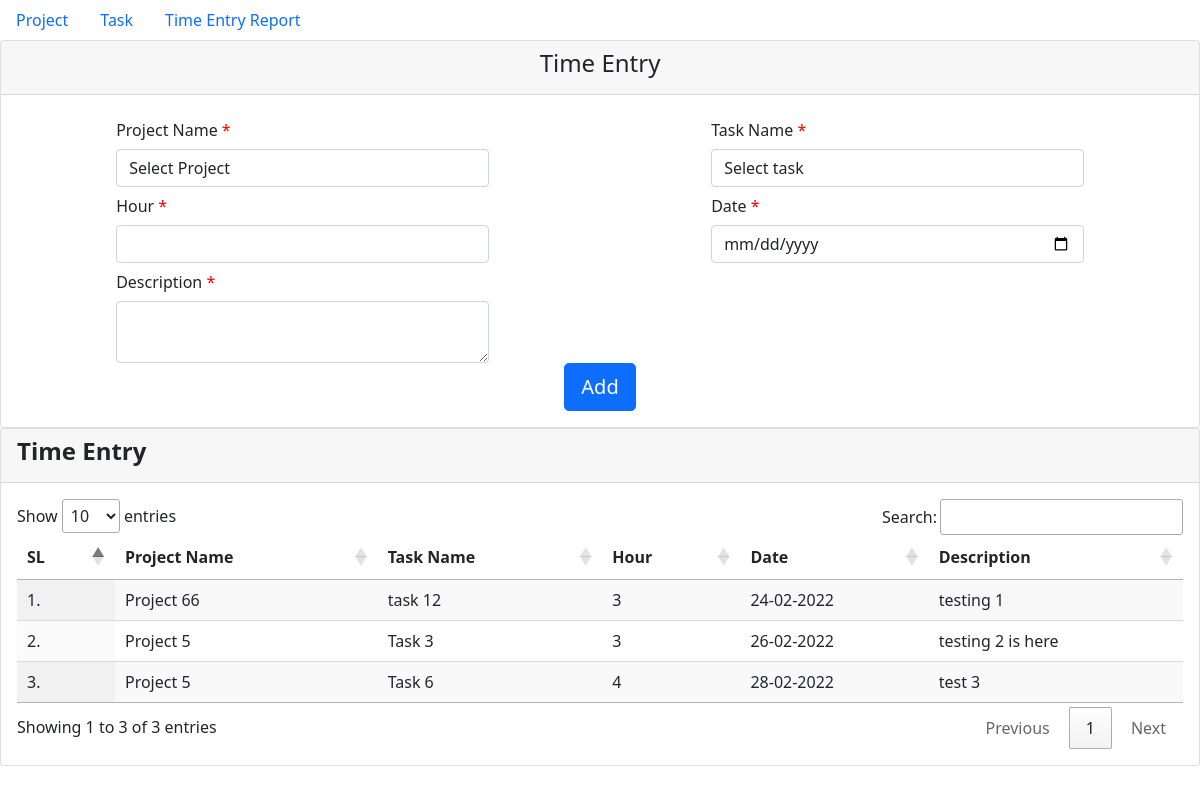
The page / on the database its author committed.
### tables this page shows
CREATE TABLE `time_entry` (
  `id` int(11) NOT NULL,
  `project_id` int(11) NOT NULL,
  `task_id` int(11) NOT NULL,
  `time_hour` int(11) NOT NULL,
  `time_date` date NOT NULL,
  `description` varchar(100) NOT NULL
);

CREATE TABLE `project` (
  `id` int(11) NOT NULL,
  `name` varchar(100) NOT NULL,
  `status` tinyint(1) NOT NULL
);

CREATE TABLE `task` (
  `id` int(11) NOT NULL,
  `taskname` varchar(100) NOT NULL,
  `status` int(11) NOT NULL,
  `project_id` int(11) NOT NULL
);

### application/controllers/Welcome.php (called while the page is built, shortened)
<?php
class Welcome extends CI_Controller
{
	function __construct()
	{
		$this->load->database();
		$this->load->model('M_project');
	}
	public function index()
	{
		$data['project'] = $this->M_project->get_project();
		$data['timeentry'] = $this->M_project->get_timeentry();
		$this->load->view('Timeentry', $data);
	}
}

### index.php (called while the page is built, shortened)
<?php
require_once BASEPATH.'core/CodeIgniter.php';

### application/models/M_project.php (called while the page is built, shortened)
<?php
class M_project extends CI_Model
{
    function get_project()
    {
        $this->db->select('id,name');
        $this->db->from('project');
        $this->db->where('status', true);
        $this->db->order_by('name');
        $query = $this->db->get();
        return $query->result_array();
    }
    function get_timeentry()
    {
        $this->db->select('te.time_hour,te.time_date,t.taskname as task,p.name as project,te.description');
        $this->db->from('time_entry as te');
        $this->db->join('task as t', 't.id= te.task_id');
        $this->db->join('project as p', 'p.id= te.project_id');
        $this->db->order_by('te.id');
        $query = $this->db->get();
        if ($query->num_rows() > 0)
            return $query->result();
    }
}

### application/views/Timeentry.php (the view, shortened to what this page needs)
<!DOCTYPE html>
<html lang="en">
<head>
<link href="https://cdn.jsdelivr.net/npm/bootstrap@5.1.3/dist/css/bootstrap.min.css" rel="stylesheet">
<link href="https://cdn.datatables.net/1.11.4/css/jquery.dataTables.min.css" rel="stylesheet">
</head>
<body>
<div class="col-12">
<div class="section-header">
    <nav class="navbar-expand-lg navbar-light">
        <div class="collapse navbar-collapse" id="navbarTogglerDemo01">
            <div class="nav nav-pills">
                <ul class="nav nav-pills">
                    <li class="nav-item">
                        <a class="nav-link" href="<?php echo base_url() . 'index.php/welcome/get_project' ?>">Project</a>
                    </li>
                </ul>
            </div>
            <div class="nav nav-pills">
                <ul class="nav nav-pills">
                    <li class="nav-item">
                        <a class="nav-link" href="<?php echo base_url() . 'index.php/welcome/view_task'  ?>">Task</a>
                    </li>
                </ul>
            </div>
            <div class="nav nav-pills">
                <ul class="nav nav-pills">
                    <li class="nav-item">
                        <a class="nav-link" href="<?php echo base_url() . 'index.php/welcome/get_timeentry'  ?>">Time Entry Report</a>
                    </li>
                </ul>
            </div>
        </div>
    </nav>
</div>
                            <?php echo form_open('welcome', 'enctype="multipart/form-data"
                                         method="post"  id="formID"  class="formular"'); ?>
                            <div class="card">
                                <div class="card-header ">
                                    <h4 class="text-center">Time Entry</h4>
                                </div>
                                <div class="card-body">
                                    <div class="row">
                                        <div class="form-group col-lg-4 offset-lg-1">
                                            <label class="col-form-label text-md-right">Project Name
                                                <span style="color:#FF0000">*</span></label>
                                            <select class="form-control" name="project_name" id="project_name"
                                                    onChange="get_task(this.value)">
                                                <option value="">Select Project</option>
                                            </select>
                                        </div>
                                        <div class="form-group col-lg-4 offset-lg-2">
                                            <label class="col-form-label text-md-right">Task Name
                                                <span style="color:#FF0000">*</span></label>
                                            <select class="form-control " name="task" id="task" >
                                                <option value="">Select task</option>
                                            </select>
                                        </div>
                                    </div>
                                    <div class="row">
                                    <div class="form-group col-lg-4 offset-lg-1">
                                            <label class="col-form-label text-md-right">Hour
                                                <span style="color:#FF0000">*</span></label>
                                            <input type="number" class="form-control" name="hour"
                                                   id="hour" >
                                        </div>
                                        <div class="form-group col-lg-4 offset-lg-2">
                                            <label class="col-form-label text-md-right">Date
                                                <span style="color:#FF0000">*</span></label>
                                            <input type="date" class="form-control" name="date"
                                                   id="date"
                                                   min="<?php echo date("Y-m-d"); ?>">
                                        </div>
                                    </div>
                                    <div class="row">
                                    <div class="form-group col-lg-4 offset-lg-1">
                                            <label class="col-form-label text-md-right">Description
                                                <span style="color:#FF0000">*</span></label>
                                                <textarea class="form-control"
                                                      name="description" id="description"></textarea>
                                        </div>
                                    </div>
                                    <div class="form-row text-center ">
                                        <div class="form-group">
                                            <button name="btnsubmit" type="submit"
                                                    value="Add" id="btnsubmit"
                                                    class="btn btn-primary btn-lg btn-action"
                                                    onclick="return submitForm();">
                                                Add
                                            </button>
                                        </div>
                                    </div>
                                </div>
                            </div>
                            <?php echo form_close(); ?>
                            <?php if (isset($timeentry)) {
                                ?>
                                <div class="card">
                                    <div class="card-header card-header1">
                                        <h4><b>Time Entry</b></h4>
                                    </div>
                                    <div class="card-body">
                                        <table class="display nowrap myTable" style="width: 100%">
                                            <thead>
                                            <tr>
                                                <th>SL</th>
                                                <th>Project Name</th>
                                                <th>Task Name</th>
                                                <th>Hour</th>
                                                <th>Date</th>
                                                <th>Description</th>
                                            </tr>
                                            </thead>
                                            <tbody>
                                            <?php
                                            $i = 1;
                                            foreach ($timeentry as $row) {
                                                $date = date("d-m-Y", strtotime($row->time_date));
                                                ?>
                                                <tr>
                                                    <td><?php echo $i; ?>.</td>
                                                    <td><?php echo $row->project; ?></td>
                                                    <td><?php echo $row->task; ?></td>
                                                    <td><?php echo $row->time_hour; ?></td>
                                                    <td><?php echo $date ?></td>
                                                    <td><?php echo $row->description; ?></td>
                                                </tr>
                                                <?php
                                                $i++;
                                            }
                                            ?>
                                            </tbody>
                                        </table>
                                    </div>
                                </div>
                            <?php } ?>
                        </div>
</body>
</html>

### rows shown on the page
time_entry: project.name "Project 66", task.taskname "task 12", time_hour "3", time_date "24-02-2022", description "testing 1"
time_entry: project.name "Project 5", task.taskname "Task 3", time_hour "3", time_date "26-02-2022", description "testing 2 is here"
time_entry: project.name "Project 5", task.taskname "Task 6", time_hour "4", time_date "28-02-2022", description "test 3"
